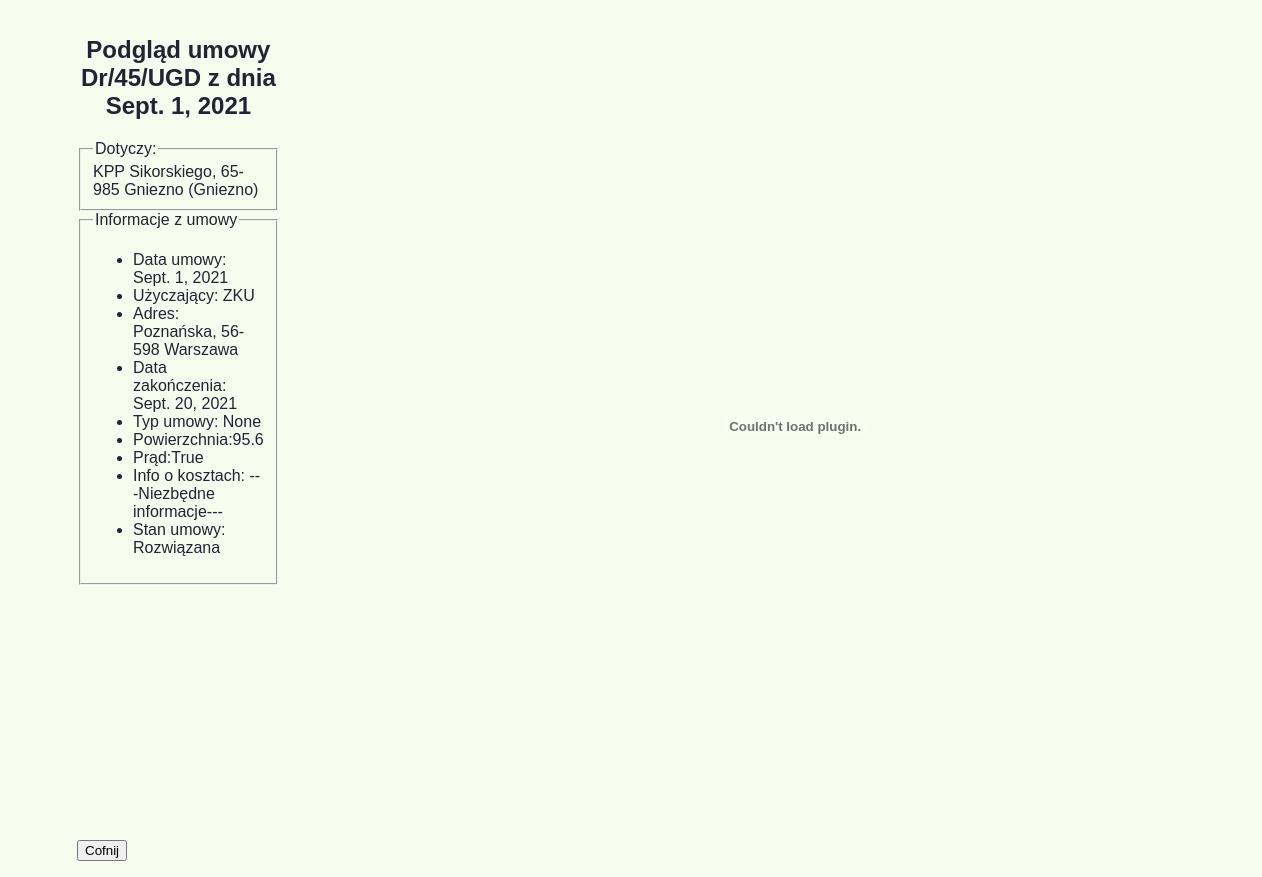
Page /umowy/podglad/2/ (signed in) on the earlier database version.
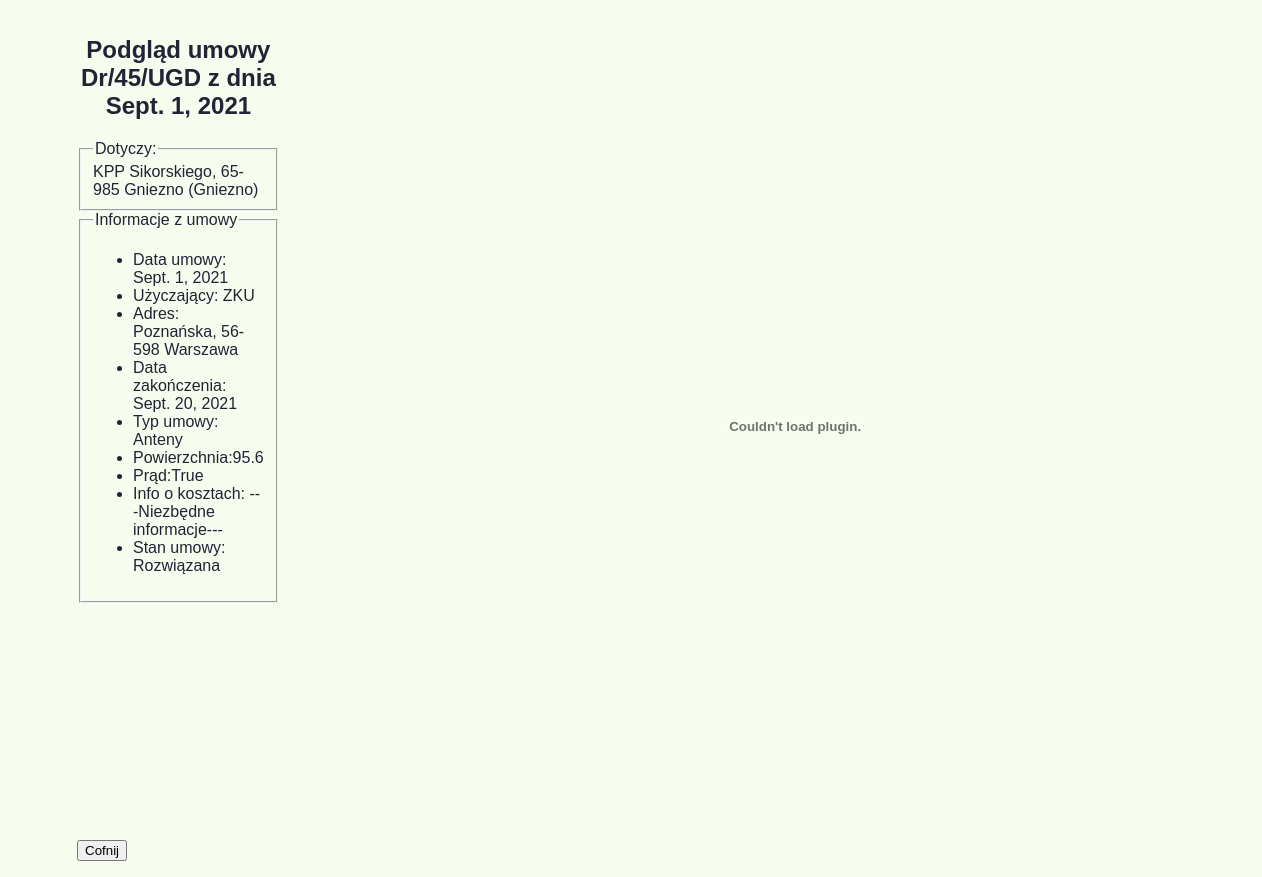
Same page on the later database version.
### umowyapp/models.py (models this page shows, shortened)
class Umowy(models.Model):
    data_umowy = models.DateField(null=False)
    nr_umowy = models.CharField(max_length=15, null=True, default="BRAK")
    nazwa_uzyczajacego = models.CharField(max_length=30, null=True)
    adres_uzyczajacego = models.CharField(max_length=30, null=True)
    kod_pocztowy_uzyczajacego = models.CharField(max_length=6, null=True)
    miasto_uzyczajacego = models.CharField(max_length=20, null=True)
    okres_obowiazywania = models.DateField(blank=True, default="")
    typ_umowy = models.ForeignKey(Rodzaj_umowy, on_delete=models.CASCADE, null=True)
    pow_uzyczona = models.FloatField(max_length=4, null=True, blank=True)
    rodzaj_kosztow_prad = models.BooleanField()
    informacje = models.TextField(default="---Niezbędne informacje---")
    powiaty_jedn = models.ForeignKey(Powiaty_Wlkp, on_delete=models.CASCADE)
    rodzaj_jedn = models.ForeignKey(Rodzaje_jednostek, on_delete=models.CASCADE, null=True)
    adres_jedn = models.CharField(max_length=30, null=True)
    miasto_jedn = models.CharField(max_length=20, null=True)
    kod_pocztowy_jedn = models.CharField(max_length=6, null=True)
    skan_umowy = models.FileField(upload_to='umowy_pdf', null=True, blank=True)
    stan_umowy = models.ForeignKey(Stan_umow, on_delete=models.CASCADE, null=True)
    deleted = models.BooleanField(null=False, default=0)

class Rodzaje_jednostek(models.Model):
    rodzaj = models.CharField(max_length=4)
    def __str__(self):
        return self.rodzaj_jedn()
    def rodzaj_jedn(self):
        return "{}".format(self.rodzaj)

class Powiaty_Wlkp(models.Model):
    powiat = models.CharField(max_length=12)
    def __str__(self):
        return self.powiat_jedn()
    def powiat_jedn(self):
        return "{}".format(self.powiat)

class Stan_umow(models.Model):
    stan = models.CharField(max_length=14)
    def __str__(self):
        return self.stan_umowy()
    def stan_umowy(self):
        return "{}".format(self.stan)

class Rodzaj_umowy(models.Model):
    rodz_um = models.CharField(max_length=6, null=True)
    def __str__(self):
        return self.rodzaj_um()
    def rodzaj_um(self):
        return "{}".format(self.rodz_um)

### umowyapp/views.py (the view)
# urls.py: path('podglad/<int:id>/', podglad_umow, name="podglad_umowy"),
@login_required
def podglad_umow(request, id):
    podglad = Umowy.objects.get(pk=id)
    form = UmowyForm(request.FILES or None, instance=podglad)
    return render(request, 'podglad.html', {'podglad': podglad})

### templates/podglad.html (shortened to what this page needs)
{%extends 'start.html'%}
{%block strona%}
<section>
<div class="podglad_box">
    <h2 class="naglowek_podglad">Podgląd umowy {{podglad.nr_umowy}} z dnia {{podglad.data_umowy}}</h2>
    <form>
        <fieldset>
            <legend>Dotyczy:</legend>
            <span>{{podglad.rodzaj_jedn}} {{podglad.adres_jedn}}, {{podglad.kod_pocztowy_jedn}} {{podglad.miasto_jedn}} ({{podglad.powiaty_jedn}})</span>
        </fieldset>
    </form>
    <form>
        <fieldset>
            <legend> Informacje z umowy</legend>
            <ul>
                <li> Data umowy: {{podglad.data_umowy}}</li>
                <li> Użyczający: {{podglad.nazwa_uzyczajacego }}</li>
                <li> Adres: {{podglad.adres_uzyczajacego}},
                    {{podglad.kod_pocztowy_uzyczajacego}} {{podglad.miasto_uzyczajacego}}
                </li>
                <li> Data zakończenia: {{podglad.okres_obowiazywania}}</li>
                <li> Typ umowy: {{podglad.typ_umowy}}</li>
                <li> Powierzchnia:{{podglad.pow_uzyczona}}</li>
                <li> Prąd:{{podglad.rodzaj_kosztow_prad}}</li>
                <li> Info o kosztach: {{podglad.informacje}}</li>
                <li> Stan umowy: {{podglad.stan_umowy}}</li>
            </ul>
        </fieldset>
    </form>
</div>
<div class="pdf_viev">
    <embed src="/doc/{{podglad.skan_umowy}}#toolbar=0" type="application/pdf"/>
</div>
</section>
<div class="cofni_podgląd">
<a  href="{% url 'wszystkie_umowy'%}">
    <button>Cofnij</button>
</div>
    {%endblock%}

Differences in the rows shown:
changed Umowy "Dr/45/UGD": typ_umowy "None" → "Anteny"
